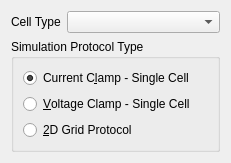
<?xml version="1.0" encoding="UTF-8"?>
<ui version="4.0">
 <class>ChooseProtoWidget</class>
 <widget class="QWidget" name="ChooseProtoWidget">
  <property name="geometry">
   <rect>
    <x>0</x>
    <y>0</y>
    <width>231</width>
    <height>159</height>
   </rect>
  </property>
  <property name="sizePolicy">
   <sizepolicy hsizetype="Expanding" vsizetype="Expanding">
    <horstretch>0</horstretch>
    <verstretch>0</verstretch>
   </sizepolicy>
  </property>
  <property name="windowTitle">
   <string>Form</string>
  </property>
  <layout class="QFormLayout" name="formLayout">
   <item row="0" column="0">
    <widget class="QLabel" name="cellTypeLabel">
     <property name="text">
      <string>Cell Type</string>
     </property>
    </widget>
   </item>
   <item row="0" column="1">
    <widget class="QComboBox" name="cellType"/>
   </item>
   <item row="1" column="0" colspan="2">
    <widget class="QGroupBox" name="protocolType">
     <property name="sizePolicy">
      <sizepolicy hsizetype="Preferred" vsizetype="MinimumExpanding">
       <horstretch>0</horstretch>
       <verstretch>0</verstretch>
      </sizepolicy>
     </property>
     <property name="title">
      <string>Simulation Protocol Type</string>
     </property>
     <layout class="QVBoxLayout" name="groupBoxLayout">
      <item>
       <widget class="QRadioButton" name="currentClamp">
        <property name="toolTip">
         <string>Apply current stimulus</string>
        </property>
        <property name="text">
         <string>Current C&amp;lamp - Single Cell</string>
        </property>
        <property name="checked">
         <bool>true</bool>
        </property>
       </widget>
      </item>
      <item>
       <widget class="QRadioButton" name="voltageClamp">
        <property name="toolTip">
         <string>Clamp cell membrane to specified voltage</string>
        </property>
        <property name="text">
         <string>&amp;Voltage Clamp - Single Cell</string>
        </property>
       </widget>
      </item>
      <item>
       <widget class="QRadioButton" name="grid">
        <property name="toolTip">
         <string>Multicellular simulation</string>
        </property>
        <property name="text">
         <string>&amp;2D Grid Protocol</string>
        </property>
       </widget>
      </item>
     </layout>
    </widget>
   </item>
  </layout>
 </widget>
 <resources/>
 <connections/>
</ui>
